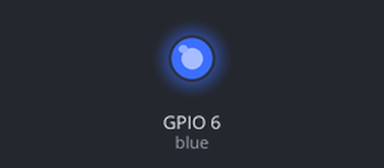
Bench run of a program on a simulated Raspberry Pi (BCM pin numbers), started with the argument Hello. Shown: output pins drawn as LEDs (lit = HIGH). Parts the program declares active-low are drawn by pin level, so they are really on while drawn off.

Above: at 0.85 s.
At 4.75 s:
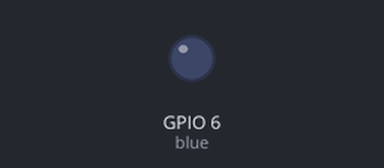
Timing chart, 0 to 6.8 s (numbered marks = the images above):
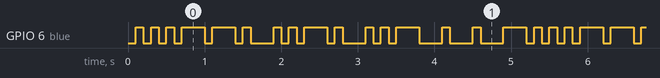

Measured:
- by itself, GPIO 6 (blue): moves between LOW and HIGH, repeating every 5.2 s
- by itself, everything shown: repeats every 5.2 s, in 32 steps

The program:

morse.py
```python
import gpiozero as gpio
import time
import sys

morse_lu = {
    'A': '.-',
    'B': '-...',
    'C': '-.-.',
    'D': '-..',
    'E': '.',
    'F': '..-.',
    'G': '--.',
    'H': '....',
    'I': '..',
    'J': '.---',
    'K': '-.-',
    'L': '.-..',
    'M': '--',
    'N': '-.',
    'O': '---',
    'P': '.--.',
    'Q': '--.-',
    'R': '.-.',
    'S': '...',
    'T': '-',
    'U': '..-',
    'V': '...-',
    'W': '.--',
    'X': '-..-',
    'Y': '-.--',
    'Z': '--..',
    '1': '.----',
    '2': '..---',
    '3': '...--',
    '4': '....-',
    '5': '.....',
    '6': '-....',
    '7': '--...',
    '8': '---..',
    '9': '----.',
    '0': '-----'
}

def dit(led):
    led.on()
    time.sleep(0.1)
    led.off()
    time.sleep(0.1)

def dah(led):
    led.on()
    time.sleep(0.3)
    led.off()
    time.sleep(0.1)

def send_char(led, c):
    code = morse_lu[c]
    for i in code:
        if i == ".":
            dit(led)
        elif i == "-":
            dah(led)
        else:
            raise ValueError()
    time.sleep(0.2)

def send_msg(led, msg):
    for c in msg.upper():
        if c == " ":
            time.sleep(0.4)
        elif c == ".":
            time.sleep(1.0)
        else:
            send_char(led, c)

def main():
    blue = gpio.LED(6, active_high=False, initial_value=0)
    while True:
        if len(sys.argv) == 2:
            send_msg(blue, sys.argv[1])
        else:
            send_msg(blue, 'Hello world ')


if __name__ == '__main__':
    main()
```
